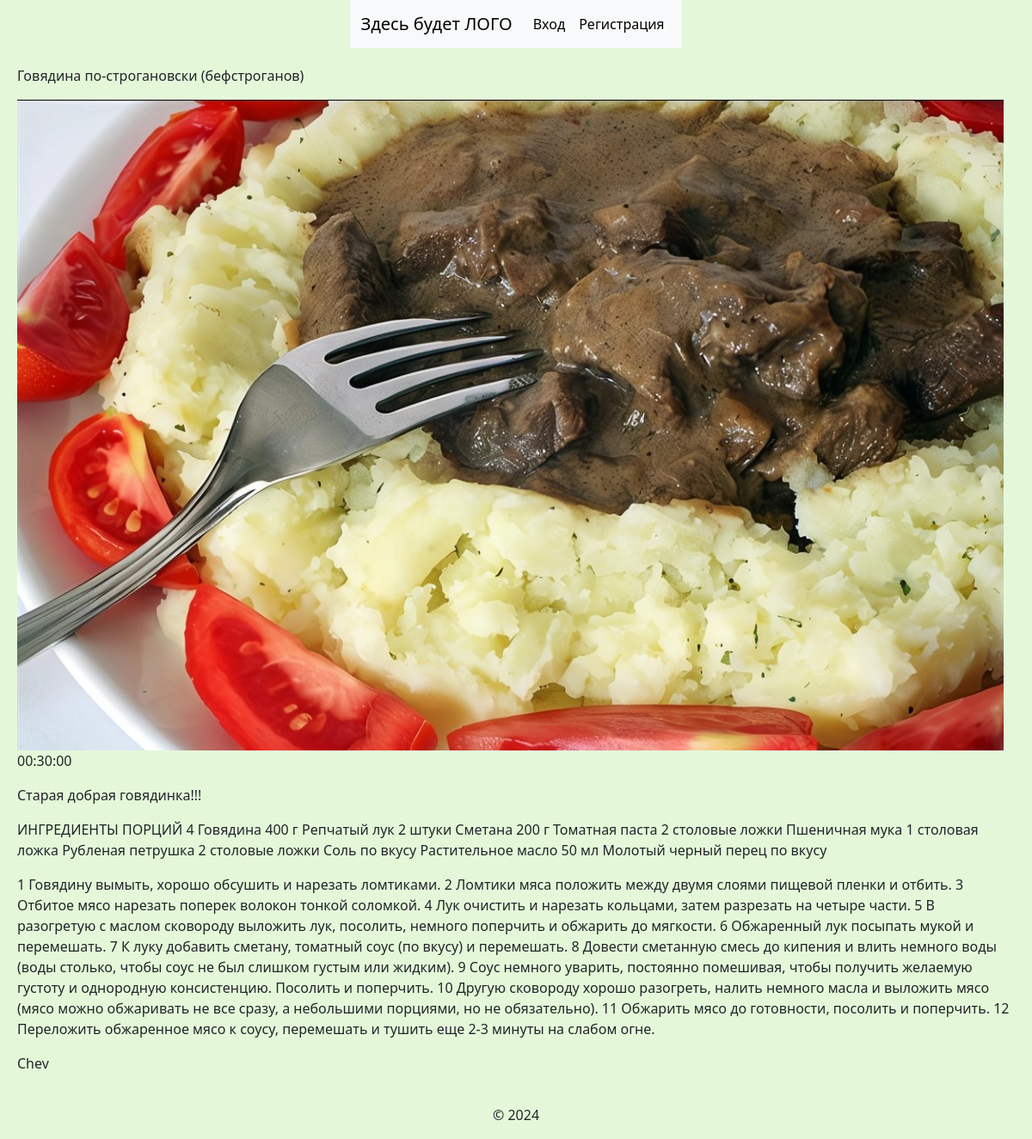
The app's page /recept/7 with its own data.
### users/models.py (models this page shows, shortened)
class Recept(models.Model):
    recept_name = models.CharField(max_length=50, verbose_name="Название блюда")
    category = models.ManyToManyField(CategoryRecept, verbose_name="Категория")
    ingredients = models.TextField(verbose_name="Ингридиенты")
    description = models.TextField(verbose_name="Описание")
    cooking_steps = models.TextField(verbose_name="Шаги приготовления")
    cooking_time = models.CharField(max_length=10, verbose_name="Время приготовления")
    image = models.ImageField(upload_to='foto/%Y/%m/%d', default=None, verbose_name="Фото")
    author = models.TextField(max_length=30, verbose_name="Автор")
    date_of_addition = models.DateField(auto_now=True)

### users/views.py (the view)
# urls.py: path('recept/<int:recept_id>', recept, name='recept')
def recept(request, recept_id):
    recept_ = get_object_or_404(Recept, id=recept_id)
    return render(request, 'users/recept.html', {'recept': recept_, 'title': recept_.recept_name})

### users/templates/users/recept.html (shortened to what this page needs)
{% extends "users/base.html" %}
{% block content %}
    <div  class="recept_view">
        <div class="recept_name">
            <p>{{ recept.recept_name }}</p>
        </div>
        <div class="recept_image">
            <img src="{{ recept.image.url }}">
        </div>
        <div class="recept_about">
            <p>{{ recept.cooking_time }}</p>
            <p>{{ recept.description }}</p>
            <p>{{ recept.ingredients }}</p>
            <p>{{ recept.cooking_steps }}</p>
            <p>{{ recept.author }}</p>
        </div>
    </div>
{% endblock %}

### users/static/users/main.css (style rules this page uses)
body { display: flex !important; flex-wrap: wrap; justify-content: center; font-family: Lato; font-family: Lato; font-weight: 300; font-style: normal; font-size: 14px; text-line-height: 20px; text-color: #000000; background-color: rgba(222, 247, 208, 0.8) !important; flex-direction: column; align-content: space-around; align-items: center; }
.recept_view { display: grid !important; grid-template-columns: 1fr; padding: 20px }

### records on screen
Recept: recept_name "Говядина по-строгановски (бефстроганов)", image (picture), cooking_time "00:30:00", description "Старая добрая говядинка!!!", ingredients "ИНГРЕДИЕНТЫ ПОРЦИЙ 4 Говядина 400 г Репчатый лук 2 штуки Сметана 200 г Томатная паста 2 столовые ложки Пшеничная мука 1 столовая ложка Рубленая петрушка 2 столовые ложки Соль по вкусу Растительное масло 50 мл Молотый черный перец по вкусу", cooking_steps "1 Говядину вымыть, хорошо обсушить и нарезать ломтиками. 2 Ломтики мяса положить между двумя слоями пищевой пленки и отбить. 3 Отбитое мясо нарезать поперек волокон тонкой соломкой. 4 Лук очистить и нарезать кольцами, затем разрезать на четыре части. 5 В разогретую с маслом сковороду выложить лук, посолить, немного поперчить и обжарить до мягкости. 6 Обжаренный лук посыпать мукой и перемешать. 7 К луку добавить сметану, томатный соус (по вкусу) и перемешать. 8 Довести сметанную смесь до кипения и влить немного воды (воды столько, чтобы соус не был слишком густым или жидким). 9 Соус немного уварить, постоянно помешивая, чтобы получить желаемую густоту и однородную консистенцию. Посолить и…", author "Chev"
